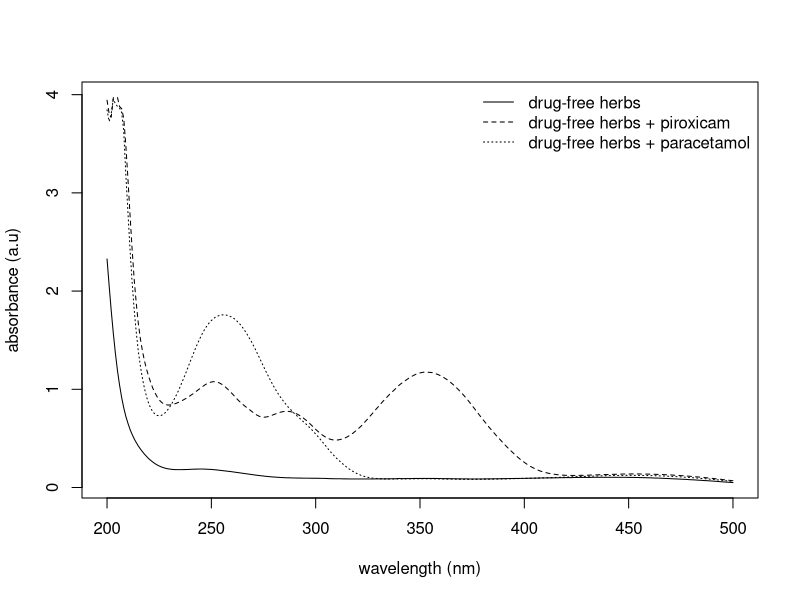
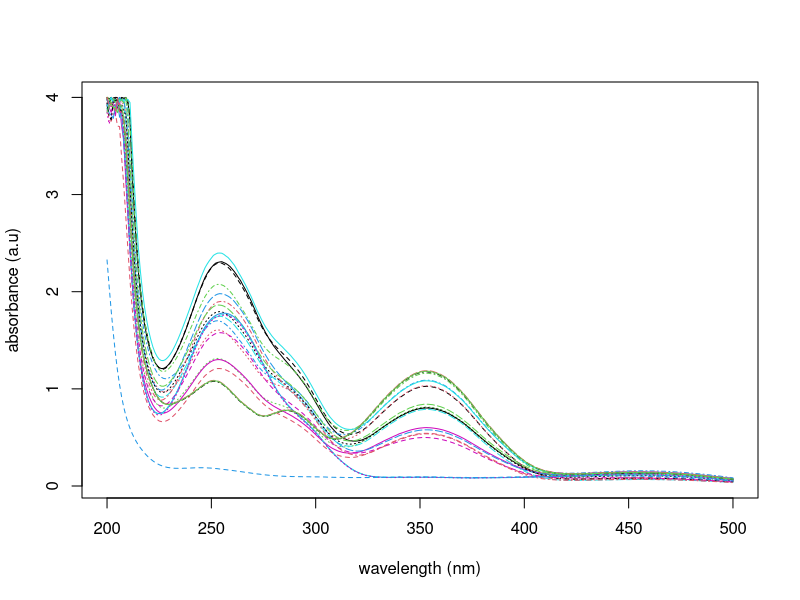
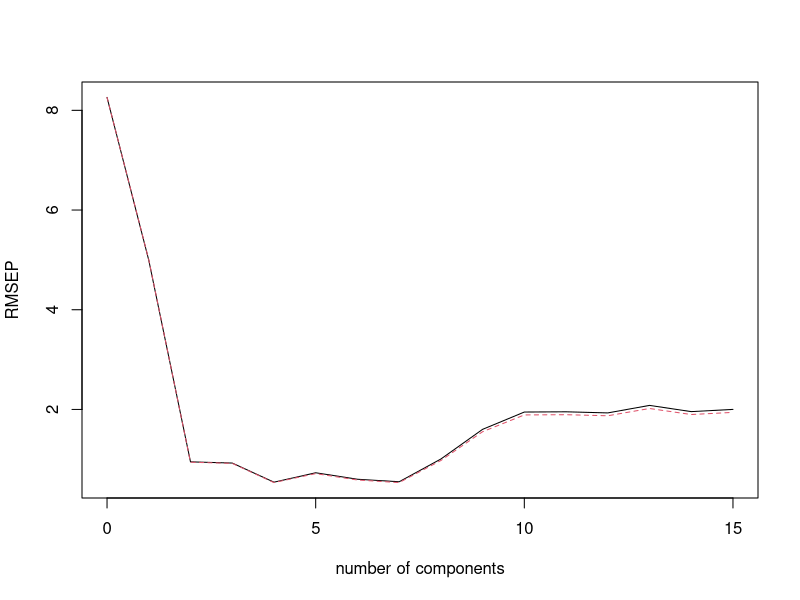
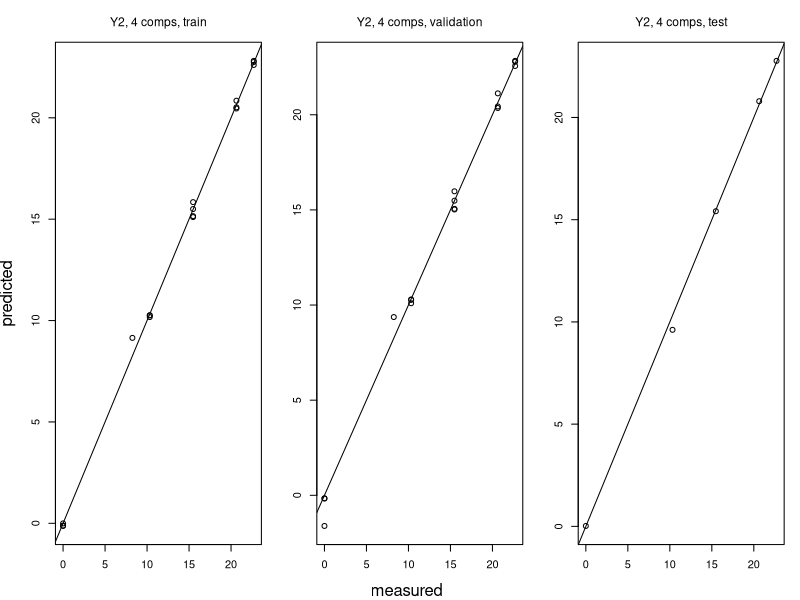
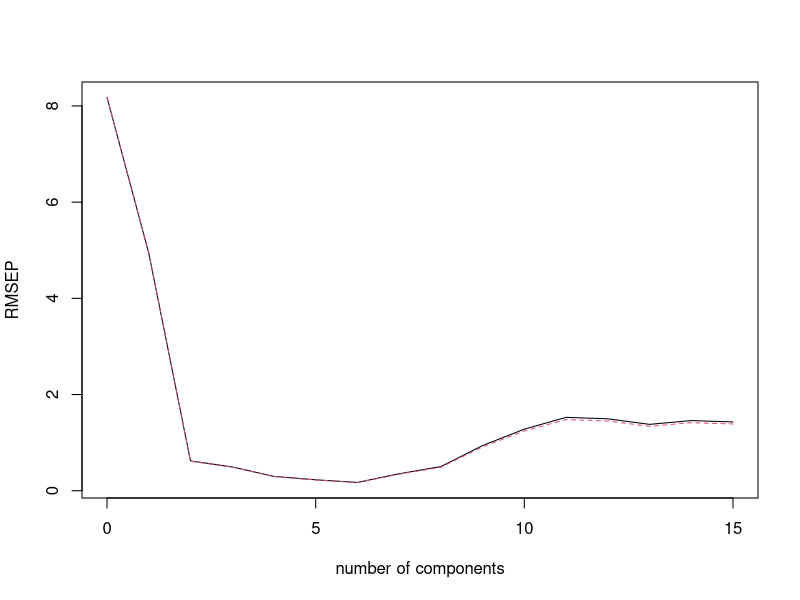
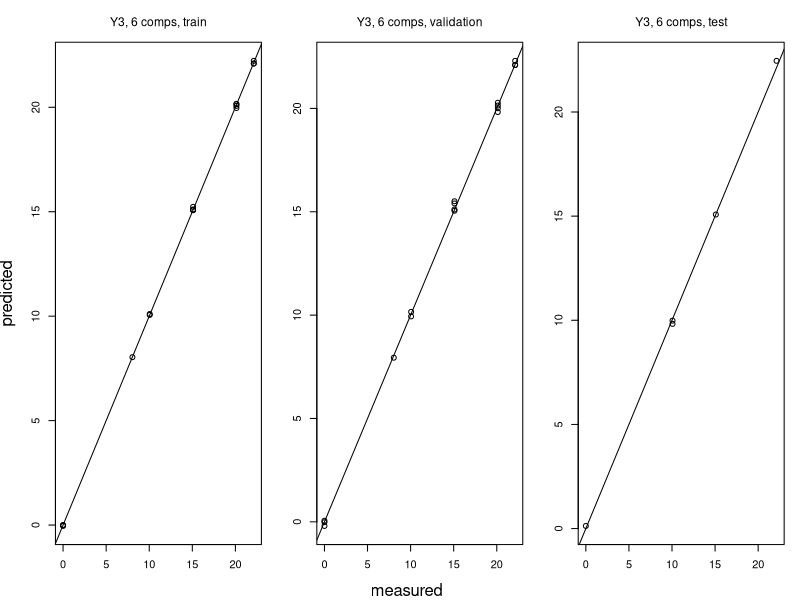

Here is the R script that generated these plots, in order:
setwd("D:\\UNIKA ATMA JAYA\\PENELITIAN\\Proposal Internal UAJ\\Pengembangan paket metode analisis multivariat\\data spektro\\DOK PA DION\\analisis kalibrasi jamu\\calibration")


# library
library(pls)
library(readxl)

# input data
df1<- as.data.frame(read_excel("kaljam.xlsx"))
head(df1)


#visualisasi raw data
abs <- df1[,-c(1:4)]
conc <- df1[,c(3:4)]
df2 <- data.frame(conc, I(abs))


wl <- c(200:500)

# one by one
matplot(wl, t(df2$abs[c(22, # drug-free herbs
                        19,  # drug-free herbs + piroxicam 
                        18   # drug-free herbs + paracetamol 
                        ),]), type="l",
        col=c(1,1,1),lty=c(1,2,3),
        xlab="wavelength (nm)", ylab="absorbance (a.u)")
legend("topright", c("drug-free herbs", "drug-free herbs + piroxicam", 
                    "drug-free herbs + paracetamol"),
       col=c(1,1,1),lty=c(1,2,3),
       bty="n")

# all spectra
matplot(wl, t(df2$abs), type="l",
xlab="wavelength (nm)", ylab="absorbance (a.u)")

# partial least square regression of piroxicam 


pls_prx <- plsr(Y2~., data=df1[-c(2,4,13,16,20),-c(1,2,4)], 
                validation = "LOO")
## select number of component
plot(RMSEP(pls_prx), main='')
rmsep_result <- RMSEP(pls_prx)
min_comp <- which.min(rmsep_result$val[1,,-1])

predplot(pls_prx,ncomp=min_comp, line=T, 
         newdata = df1[c(2,4,13,16,20),-c(1,2,4)], 
         which=c("train","validation", "test"))

# partial least square regression of paracetamol
pls_pct <- plsr(Y3~., data=df1[-c(2,4,13,16,20),-c(1,2,3)], 
                validation = "LOO")
## select number of component
plot(RMSEP(pls_pct), main='')
rmsep_result <- RMSEP(pls_pct)
min_comp <- which.min(rmsep_result$val[1,,-1])

predplot(pls_pct,ncomp=min_comp, line=T, 
         newdata = df1[c(2,4,13,16,20),-c(1,2,3)], 
         which=c("train","validation", "test"))
